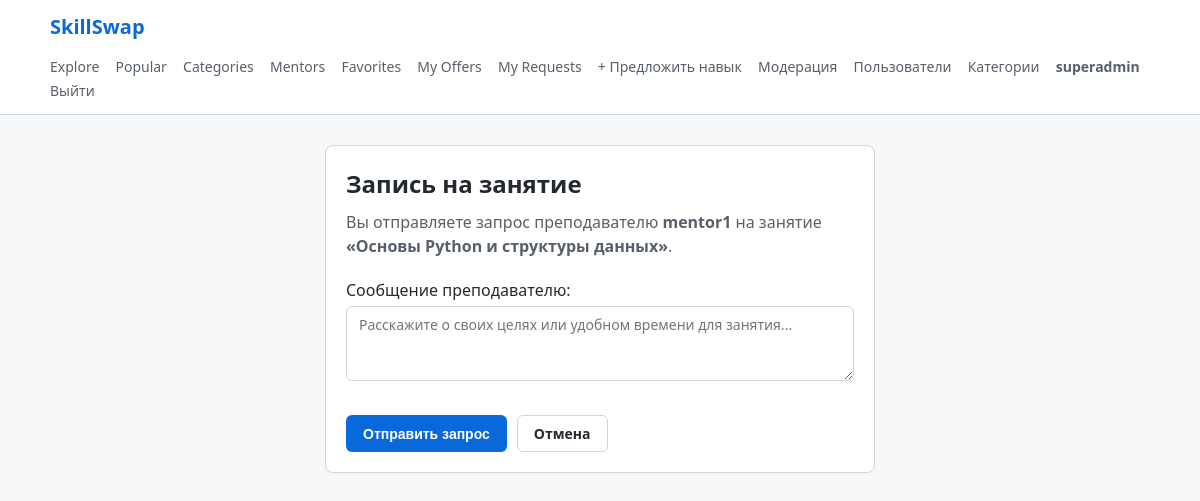
/offer/2/request/ (signed in), run on the app's committed database.
### accounts/models.py (models this page shows, shortened)
class User(AbstractUser):
    ROLE_CHOICES = [
        ("superadmin", "Супер админ"),
        ("admin", "Админ"),
        ("user", "Юзер"),
    ]
    role = models.CharField(max_length=20, choices=ROLE_CHOICES, default="user")
    is_banned = models.BooleanField(default=False)
    avatar = models.ImageField(upload_to="avatars/", null=True, blank=True)
    bio = models.TextField(blank=True, default="")
    def is_super_admin(self) -> bool:
        return self.is_superuser or self.role == "superadmin"
    def is_any_admin(self) -> bool:
        return self.is_superuser or self.role in ("superadmin", "admin")

### offers/models.py (models this page shows, shortened)
class SkillOffer(models.Model):
    LEVEL_CHOICES = [
        ("Beginner", "Beginner"),
        ("Intermediate", "Intermediate"),
        ("Advanced", "Advanced"),
    ]
    FORMAT_CHOICES = [
        ("Online", "Online"),
        ("Offline", "Offline"),
    ]
    STATUS_CHOICES = [
        ("draft", "Draft"),
        ("pending", "Pending"),
        ("published", "Published"),
        ("rejected", "Rejected"),
    ]
    title = models.CharField(max_length=200)
    description = models.TextField()
    image = models.ImageField(upload_to="offers/", null=True, blank=True)
    category = models.ForeignKey(
        Category, on_delete=models.CASCADE, related_name="offers"
    )
    level = models.CharField(max_length=20, choices=LEVEL_CHOICES, default="Beginner")
    format = models.CharField(max_length=20, choices=FORMAT_CHOICES, default="Online")
    duration = models.CharField(max_length=50, default="60 минут")
    author = models.ForeignKey(
        settings.AUTH_USER_MODEL, on_delete=models.CASCADE, related_name="offers"
    )
    created_at = models.DateTimeField(auto_now_add=True)
    status = models.CharField(max_length=20, choices=STATUS_CHOICES, default="pending")
    class Meta:
        ordering = ["-created_at"]

### offers/views.py (the view)
# urls.py: path("offer/<int:offer_id>/request/", views.request_create, name="request_create"),
@login_required
def request_create(request: HttpRequest, offer_id: int) -> HttpResponse:
    offer = get_object_or_404(SkillOffer, pk=offer_id, status="published")
    if request.user.is_banned:
        messages.error(request, "Заблокированные пользователи не могут отправлять запросы.")
        return redirect("offers:offer_detail", offer_id=offer_id)
    if offer.author == request.user:
        messages.error(request, "Нельзя отправить запрос на собственное предложение.")
        return redirect("offers:offer_detail", offer_id=offer_id)
    existing = LessonRequest.objects.filter(
        offer=offer, student=request.user, status__in=["pending", "accepted"]
    ).exists()
    if existing:
        messages.warning(
            request, "У вас уже есть активный запрос на это занятие."
        )
        return redirect("offers:offer_detail", offer_id=offer_id)
    if request.method == "POST":
        form = LessonRequestForm(request.POST)
        if form.is_valid():
            req_obj = form.save(commit=False)
            req_obj.offer = offer
            req_obj.student = request.user
            req_obj.status = "pending"
            req_obj.save()
            messages.success(
                request, "Запрос на занятие успешно отправлен преподавателю."
            )
            return redirect("offers:my_requests")
    else:
        form = LessonRequestForm()
    return render(
        request, "offers/request_create.html", {"form": form, "offer": offer}
    )

### offers/forms.py
class LessonRequestForm(forms.ModelForm):
    class Meta:
        model = LessonRequest
        fields = ["message"]
        labels = {"message": "Сообщение преподавателю"}
        widgets = {
            "message": forms.Textarea(
                attrs={
                    "rows": 3,
                    "placeholder": "Расскажите о своих целях или удобном времени для занятия...",
                }
            )
        }

### templates/offers/request_create.html (shortened to what this page needs)
{% extends "base.html" %}
{% block content %}
<div style="max-width: 550px; margin: 30px auto;" class="card">
    <h2 style="margin-bottom: 8px;">Запись на занятие</h2>
    <p style="color: #57606a; margin-bottom: 20px;">
        Вы отправляете запрос преподавателю <strong>{{ offer.author.username }}</strong> на занятие <strong>«{{ offer.title }}»</strong>.
    </p>
    <form method="post">
        {{ form.as_p }}
        <div style="margin-top: 16px; display: flex; gap: 10px;">
            <button type="submit" class="btn btn-primary">Отправить запрос</button>
            <a href="{% url 'offers:offer_detail' offer_id=offer.id %}" class="btn btn-outline">Отмена</a>
        </div>
    </form>
</div>
{% endblock %}

### templates/_header.html
{% load static %}
<header>
    <div class="nav-container">
        <a href="{% url 'offers:explore' %}" class="brand">SkillSwap</a>
        <nav>
            <a href="{% url 'offers:explore' %}">Explore</a>
            <a href="{% url 'offers:popular' %}">Popular</a>
            <a href="{% url 'offers:categories_list' %}">Categories</a>
            <a href="{% url 'offers:mentors_list' %}">Mentors</a>
            {% if user.is_authenticated %}
                <a href="{% url 'offers:favorites_list' %}">Favorites</a>
                <a href="{% url 'offers:my_offers' %}">My Offers</a>
                <a href="{% url 'offers:my_requests' %}">My Requests</a>
                <a href="{% url 'offers:offer_create' %}">+ Предложить навык</a>
                {% if user.is_any_admin %}
                    <a href="{% url 'offers:moderation_list' %}">Модерация</a>
                    <a href="{% url 'accounts:users_manage' %}">Пользователи</a>
                {% endif %}
                {% if user.is_super_admin %}
                    <a href="{% url 'offers:categories_manage' %}">Категории</a>
                {% endif %}
                <a href="{% url 'accounts:profile' username=user.username %}">
                    <strong>{{ user.username }}</strong>
                </a>
                <a href="{% url 'accounts:logout' %}">Выйти</a>
            {% else %}
                <a href="{% url 'accounts:login' %}">Войти</a>
                <a href="{% url 'accounts:register' %}" class="btn btn-primary" style="padding: 4px 12px; color: white;">Регистрация</a>
            {% endif %}
        </nav>
    </div>
</header>

### static/style.css (style rules this page uses)
* { box-sizing: border-box; margin: 0; padding: 0; }
body { font-family: system-ui, -apple-system, "Segoe UI", Roboto, sans-serif; color: #24292f; background-color: #f6f8fa; line-height: 1.5; padding-bottom: 50px; }
header { background-color: #ffffff; border-bottom: 1px solid #d0d7de; padding: 12px 24px; margin-bottom: 24px; }
.nav-container { max-width: 1100px; margin: 0 auto; display: flex; justify-content: space-between; align-items: center; flex-wrap: wrap; gap: 12px; }
.brand { font-size: 20px; font-weight: 700; color: #0969da; text-decoration: none; }
nav a { color: #57606a; text-decoration: none; font-size: 14px; font-weight: 500; margin-right: 12px; }
.card { background-color: #ffffff; border: 1px solid #d0d7de; border-radius: 8px; padding: 20px; margin-bottom: 20px; box-shadow: 0 1px 3px rgba(31,35,40,0.04); }
.btn { display: inline-block; padding: 7px 16px; font-size: 14px; font-weight: 600; text-align: center; border-radius: 6px; text-decoration: none; cursor: pointer; border: 1px solid transparent; }
.btn-primary { background-color: #0969da; color: #ffffff; }
.btn-outline { background-color: transparent; color: #24292f; border: 1px solid #d0d7de; }
input[type="text"], input[type="email"], input[type="password"], select, textarea { width: 100%; padding: 8px 12px; font-size: 14px; border: 1px solid #d0d7de; border-radius: 6px; margin-top: 4px; margin-bottom: 12px; font-family: inherit; }

### data on the page
User: username "superadmin"
SkillOffer: author.username "mentor1", title "Основы Python и структуры данных"
